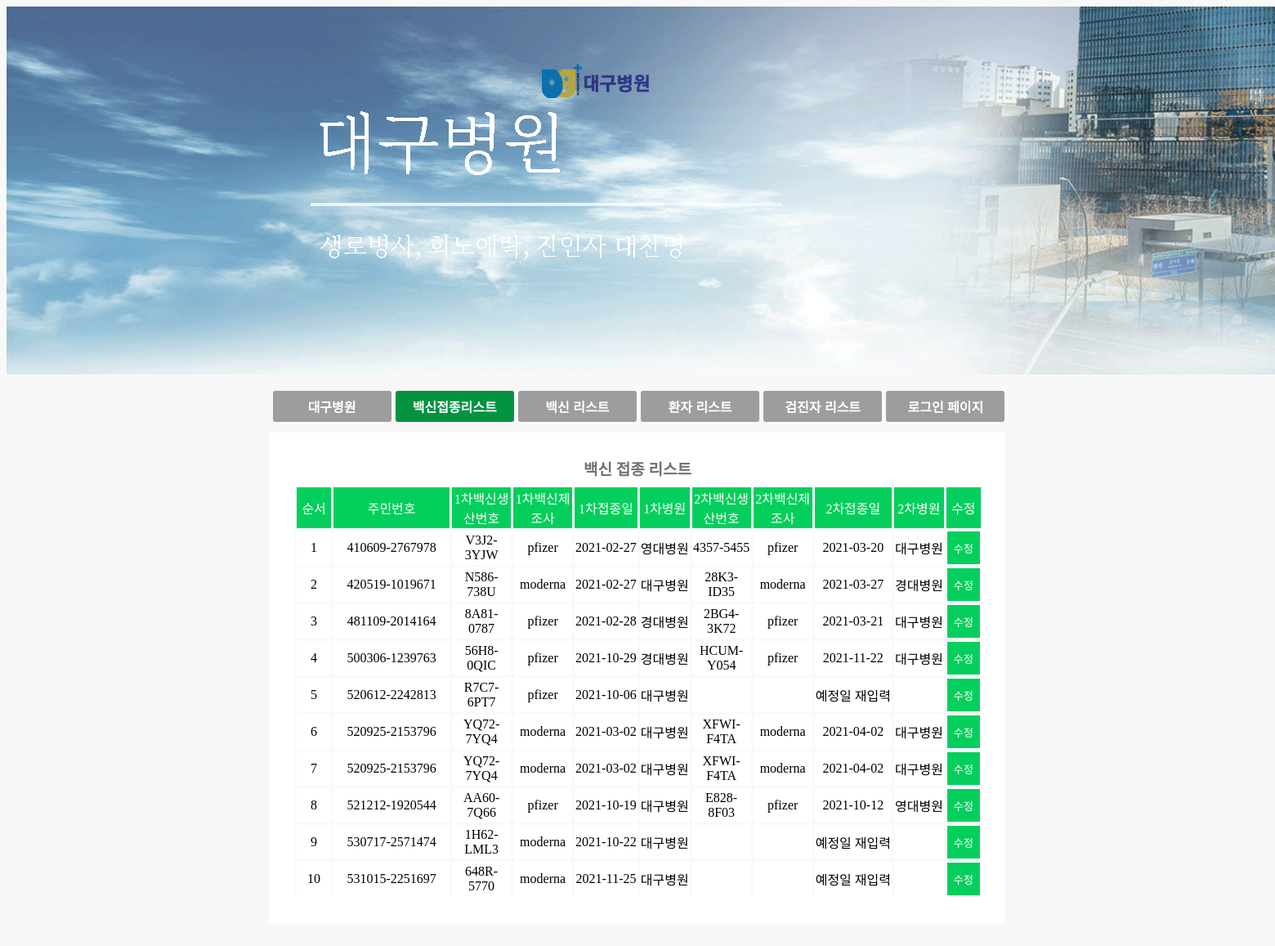
Screenshot of /Covid19_Database_websiteFile/new_dg_hospital_vaccinate_list.php with the database file from the repository.
### tables this page shows
CREATE TABLE `vaccinate` (
  `Cssn` varchar(14) NOT NULL,
  `1st_Vno` varchar(9) NOT NULL,
  `1st_date` date NOT NULL,
  `1st_hosp` varchar(10) NOT NULL,
  `2nd_Vno` varchar(9) DEFAULT NULL,
  `2nd_date` date DEFAULT NULL,
  `2nd_hosp` varchar(10) DEFAULT NULL,
  PRIMARY KEY (`Cssn`),
  KEY `fk_VACCINATION_VACCINES1_idx` (`1st_Vno`),
  KEY `fk_VACCINATE_VACCINES1_idx` (`2nd_Vno`),
  CONSTRAINT `fk_VACCINATE_VACCINES1` FOREIGN KEY (`2nd_Vno`) REFERENCES `vaccines` (`SerialNo`),
  CONSTRAINT `fk_VACCINATION_CITIZEN10` FOREIGN KEY (`Cssn`) REFERENCES `citizens` (`Ssn`),
  CONSTRAINT `fk_VACCINATION_VACCINES10` FOREIGN KEY (`1st_Vno`) REFERENCES `vaccines` (`SerialNo`)
);

CREATE TABLE `vaccines` (
  `SerialNo` varchar(9) NOT NULL,
  `MfgCo` varchar(10) NOT NULL,
  `MfgDate` date NOT NULL,
  `Exp` date NOT NULL,
  `Owned` varchar(10) DEFAULT NULL,
  PRIMARY KEY (`SerialNo`),
  UNIQUE KEY `SerialNo_UNIQUE` (`SerialNo`)
);

### Covid19_Database_websiteFile/new_dg_hospital_vaccinate_list.php (the view, shortened to what this page needs)
<!doctype html>
<html lang="ko">
  <head>
    <td width="1920dp" align='center'>
          <img src="./banner_dg.png" >
        </td>
  </head>
  <body>
  <div class="main-box">
  <table class="button-box">
            <tr>
                <td>
                    <form action="new_dg_hospital_mainpage.php" method="POST">
                        <button class="btn">대구병원</button>
                    </form>
                </td>
                <td>
                    <form action="new_dg_hospital_vaccinate_list.php" method="POST">
                        <button class="btn" style="background-color: #029341">백신접종리스트</button>
                    </form>
                </td>
                <td>
                    <form action="new_dg_hospital_vac_list.php" method="POST">
                        <button class="btn">백신 리스트</button>
                    </form>
                </td>
                <td>
                    <form action="new_dg_hospital_patients_list.php" method="POST">
                        <button class="btn" >환자 리스트</button>
                    </form>
                </td>
                <td>
                    <form action="new_dg_hospital_testers_list.php" method="POST">
                        <button class="btn">검진자 리스트</button>
                    </form>
                </td>
                <td>
                    <form action="login.html" method="POST">
                        <button class="btn">로그인 페이지</button>
                    </form>
                </td>
            </tr>
        </table>
    </div>
    <div class="hospital_info-box_list">
   <div align="center"class="title">백신 접종 리스트 </div>
   <div style="margin: 0 auto; width: 870px; max-height: 500px; overflow-y: scroll;">
   <table align="center"class="hospital_info-table">
        <thead class="hospital_info-th">
            <tr>
                <TD>순서</TD>
                <TD>주민번호</TD>
                <TD>1차백신생산번호</TD>
                <TD>1차백신제조사</TD>
                <TD>1차접종일</TD>
                <TD>1차병원</TD>
                <TD>2차백신생산번호</TD>
                <TD>2차백신제조사</TD>
                <TD>2차접종일</TD>
                <TD>2차병원</TD>
                <TD>수정</TD>
            </tr>
         </head>
         <tbody>
         <?php
                $username=$_POST['uid'];
                $jb_conn = mysqli_connect("localhost:3306", "root", "1234", "newcovid19db") or die("Error!!:: Covid-19 DataBase 접속 실패!!");
                $jb_1st_sql="SELECT * FROM vaccines, vaccinate WHERE Owned = '대구병원' AND (vaccines.SerialNo = vaccinate.1st_Vno OR vaccines.SerialNo = vaccinate.2nd_Vno)";
                $jb_possible_result = mysqli_query( $jb_conn, $jb_1st_sql );
                $num=1;
                while($row_possible = mysqli_fetch_array($jb_possible_result)){
                    echo "<TR>";
                    echo "<TD>", "$num", "</TD>";
                    echo "<TD>", $row_possible['Cssn'], "</TD>";
                    echo "<TD>", $row_possible['1st_Vno'], "</TD>";
                    if($row_possible['1st_Vno'] == $row_possible['SerialNo']){
                        echo "<TD>", $row_possible['MfgCo'], "</TD>";
                    }
                    else{
                        $a = $row_possible['1st_Vno'];
                        $sql = "SELECT MfgCo FROM vaccines WHERE SerialNo = '$a'";
                        $sql_result = mysqli_query( $jb_conn, $sql );
                        $row = mysqli_fetch_array( $sql_result );
                        echo "<TD>", $row[0], "</TD>";
                    }
                    echo "<TD>", $row_possible['1st_date'], "</TD>";
                    echo "<TD>", $row_possible['1st_hosp'], "</TD>";
                    echo "<TD>", $row_possible['2nd_Vno'], "</TD>";
                    if($row_possible['2nd_Vno'] == $row_possible['SerialNo']){
                        echo "<TD>", $row_possible['MfgCo'], "</TD>";
                    }
                    else if($row_possible['2nd_Vno'] == NULL){
                        echo "<TD>", NULL, "</TD>";
                    }
                    else{
                        $a = $row_possible['2nd_Vno'];
                        $sql = "SELECT MfgCo FROM vaccines WHERE SerialNo = '$a'";
                        $sql_result = mysqli_query( $jb_conn, $sql );
                        $row = mysqli_fetch_array( $sql_result );
                        echo "<TD>", $row[0], "</TD>";
                    }
                    if($row_possible['2nd_date'] == NULL){
                        $a = $row_possible['1st_date'];
                        $sql = "SELECT DATE_ADD('$a', INTERVAL 28 DAY) AS 2nd_plan_date FROM vaccines, vaccinate
                                WHERE Owned = '대구병원' AND (vaccines.SerialNo = vaccinate.1st_Vno OR vaccines.SerialNo = vaccinate.2nd_Vno);";
                        $result = mysqli_query( $jb_conn, $sql );
                        $row = mysqli_fetch_array($result);
                        $sql = "SELECT CURDATE() AS D";
                        $result = mysqli_query( $jb_conn, $sql );
                        $D = mysqli_fetch_array($result);
                        if($row[0] > $D[0]){
                            echo "<TD>", $row[0], "</TD>";
                        }
                        else{
                            echo "<TD>", "예정일 재입력", "</TD>";
                        }
                    }
                    else{
                        echo "<TD>", $row_possible['2nd_date'], "</TD>";
                    }
                    echo "<TD>", $row_possible['2nd_hosp'], "</TD>";
                    echo "<TD>
                    <form action='new_dg_hospital_vaccinate_update.php' method='POST'>
                    <input type='hidden' name='Cssn' value='$row_possible[Cssn]'/>
                    <input type='hidden' name='uid' value='$username'/>
                    <button type='submit' class='edit'>수정</button>
                    </form>";
                    echo "</TR>";
                    $num++;
                }
                ?>
        </tbody>
    </table>
            </div>
  </body>
</html>

### Covid19_Database_websiteFile/new_dg_hospital_vaccinate_list.php (style rules this page uses)
body { background-color:#F8F8F8; }
.btn { background-color: #9D9D9D; width: 145px; height: 38px; border-radius: 3px; border: none; color: white; font-size: 16px; font-weight: 700; line-height: 40px; cursor: pointer; }
.button-box { width: 903px; margin-top: 13px; margin-bottom: -20px; }
.main-box { background-color: none; width: 900px; margin: 0 auto; }
.title { color: #717171; font-weight: 800; font-size: 19px; padding-top: 30px; padding-bottom: 10px; }
.hospital_info-box_list { width: 900px; height: 600px; margin: 0 auto; background-color: white; }
.hospital_info-table { text-align: center; margin: 0 auto; border-collapse: collapse; }
.hospital_info-table td { border-left: 3px solid #F7FAFE; border-bottom: 3px solid #F7FAFE; }
.hospital_info-table .hospital_info-th td { color: white; background-color:#04cf5c; }
.hospital_info-table td:nth-child(1) { width: 40px; }
.hospital_info-table td:nth-child(2) { width: 140px; }
.hospital_info-table td:nth-child(3) { width: 70px; }
.hospital_info-table td:nth-child(4) { width: 70px; }
.hospital_info-table td:nth-child(7) { width: 70px; }
.hospital_info-table td:nth-child(8) { width: 70px; }
.edit { height: 40px; width: 40px; color: white; background-color:#04cf5c; border: none; }
table { margin: 0 auto; padding-bottom: 30px; text-align: center; }

### rows the page displays
vaccinate: Cssn "410609-2767978", 1st_Vno "V3J2-3YJW", 1st_Vno.MfgCo "pfizer", 1st_date "2021-02-27", 1st_hosp "영대병원", 2nd_Vno "4357-5455", 2nd_Vno.MfgCo "pfizer", 2nd_date "2021-03-20", 2nd_hosp "대구병원"
vaccinate: Cssn "420519-1019671", 1st_Vno "N586-738U", 1st_Vno.MfgCo "moderna", 1st_date "2021-02-27", 1st_hosp "대구병원", 2nd_Vno "28K3-ID35", 2nd_Vno.MfgCo "moderna", 2nd_date "2021-03-27", 2nd_hosp "경대병원"
vaccinate: Cssn "481109-2014164", 1st_Vno "8A81-0787", 1st_Vno.MfgCo "pfizer", 1st_date "2021-02-28", 1st_hosp "경대병원", 2nd_Vno "2BG4-3K72", 2nd_Vno.MfgCo "pfizer", 2nd_date "2021-03-21", 2nd_hosp "대구병원"
vaccinate: Cssn "500306-1239763", 1st_Vno "56H8-0QIC", 1st_Vno.MfgCo "pfizer", 1st_date "2021-10-29", 1st_hosp "경대병원", 2nd_Vno "HCUM-Y054", 2nd_Vno.MfgCo "pfizer", 2nd_date "2021-11-22", 2nd_hosp "대구병원"
vaccinate: Cssn "520612-2242813", 1st_Vno "R7C7-6PT7", 1st_Vno.MfgCo "pfizer", 1st_date "2021-10-06", 1st_hosp "대구병원", shows "예정일 재입력"
vaccinate: Cssn "520925-2153796", 1st_Vno "YQ72-7YQ4", 1st_Vno.MfgCo "moderna", 1st_date "2021-03-02", 1st_hosp "대구병원", 2nd_Vno "XFWI-F4TA", 2nd_Vno.MfgCo "moderna", 2nd_date "2021-04-02", 2nd_hosp "대구병원"
vaccinate: Cssn "521212-1920544", 1st_Vno "AA60-7Q66", 1st_Vno.MfgCo "pfizer", 1st_date "2021-10-19", 1st_hosp "대구병원", 2nd_Vno "E828-8F03", 2nd_Vno.MfgCo "pfizer", 2nd_date "2021-10-12", 2nd_hosp "영대병원"
vaccinate: Cssn "530717-2571474", 1st_Vno "1H62-LML3", 1st_Vno.MfgCo "moderna", 1st_date "2021-10-22", 1st_hosp "대구병원", shows "예정일 재입력"
vaccinate: Cssn "531015-2251697", 1st_Vno "648R-5770", 1st_Vno.MfgCo "moderna", 1st_date "2021-11-25", 1st_hosp "대구병원", shows "예정일 재입력"
